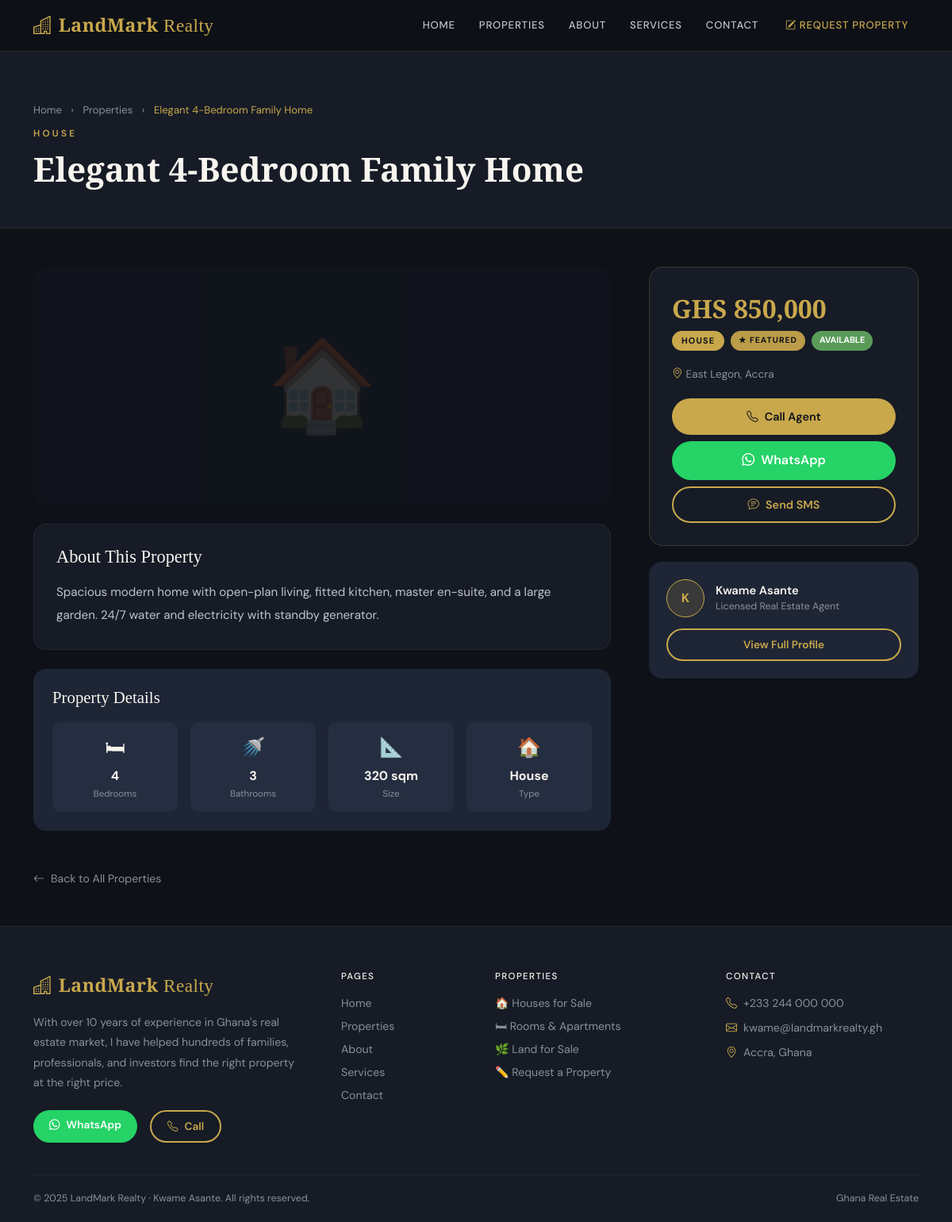
/property/1, run on the app's committed database.
### tables this page shows
CREATE TABLE listings (
            id          INTEGER PRIMARY KEY AUTOINCREMENT,
            type        TEXT    NOT NULL DEFAULT 'house',
            title       TEXT    NOT NULL,
            description TEXT,
            price       TEXT,
            location    TEXT,
            bedrooms    INTEGER,
            bathrooms   INTEGER,
            size        TEXT,
            status      TEXT    NOT NULL DEFAULT 'available',
            featured    INTEGER NOT NULL DEFAULT 0,
            created_at  TEXT    NOT NULL DEFAULT (datetime('now'))
        );

CREATE TABLE settings (
            key   TEXT PRIMARY KEY,
            value TEXT
        );

### app.py (the view)
@app.route('/property/<int:id>')
def property_detail(id):
    db = get_db()
    row = db.execute("SELECT * FROM listings WHERE id=?", (id,)).fetchone()
    if not row:
        return redirect(url_for('properties'))
    listing = listing_to_dict(row)
    return render_template('property_detail.html', listing=listing, agent=get_agent())

### templates/property_detail.html (shortened to what this page needs)
{% extends 'base.html' %}
{% block content %}
<div class="page-header">
  <div class="container">
    <nav style="color:var(--stone);font-size:0.82rem;margin-bottom:12px;">
      <a href="{{ url_for('index') }}" style="color:var(--stone);text-decoration:none;">Home</a>
      <span class="mx-2">›</span>
      <a href="{{ url_for('properties') }}" style="color:var(--stone);text-decoration:none;">Properties</a>
      <span class="mx-2">›</span>
      <span style="color:var(--gold);">{{ listing.title }}</span>
    </nav>
    <span class="eyebrow">{{ listing.type|capitalize }}</span>
    <h1 class="display-serif" style="font-size:clamp(1.8rem,3.5vw,2.8rem);">{{ listing.title }}</h1>
  </div>
</div>
<div class="container py-5">
  <div class="row g-5">
    <div class="col-lg-8">
      {% if listing.images %}
      <div class="gallery-main mb-3" id="g-main">
        <img id="g-img" src="{{ url_for('static', filename='uploads/' + listing.images[0]) }}" alt="{{ listing.title }}"/>
        {% if listing.images|length > 1 %}
        <button class="g-arrow g-prev" onclick="goPrev()" aria-label="Previous"><i class="bi bi-chevron-left"></i></button>
        <button class="g-arrow g-next" onclick="goNext()" aria-label="Next"><i class="bi bi-chevron-right"></i></button>
        <div class="g-counter" id="g-counter">1 / {{ listing.images|length }}</div>
        {% endif %}
      </div>
      {% if listing.images|length > 1 %}
      <div class="g-thumbs mb-4">
        {% for img in listing.images %}
        <div class="g-thumb {% if loop.first %}active{% endif %}" onclick="goTo({{ loop.index0 }})">
          <img src="{{ url_for('static', filename='uploads/' + img) }}" alt="Photo {{ loop.index }}"/>
        </div>
        {% endfor %}
      </div>
      {% endif %}
      {% else %}
      <div style="height:300px;background:var(--ink-700);border-radius:16px;display:flex;align-items:center;justify-content:center;font-size:7rem;opacity:0.15;margin-bottom:24px;">
        {{ {'house':'🏠','room':'🛏️','land':'🌿'}[listing.type] or '🏠' }}
      </div>
      {% endif %}
      <div style="background:var(--ink-800);border:1px solid rgba(255,255,255,0.06);border-radius:16px;padding:28px;margin-bottom:24px;">
        <h3 style="font-family:'Cormorant Garamond',serif;color:var(--cream);font-size:1.4rem;margin-bottom:16px;">About This Property</h3>
        <p style="color:var(--stone-light);line-height:1.9;font-size:0.95rem;margin:0;">{{ listing.description }}</p>
      </div>
      {% if listing.bedrooms or listing.bathrooms or listing.size %}
      <div style="background:var(--ink-700);border-radius:16px;padding:24px;">
        <h5 style="color:var(--cream);font-size:1rem;margin-bottom:18px;font-family:'Cormorant Garamond',serif;font-size:1.3rem;">Property Details</h5>
        <div class="row g-3">
          {% if listing.bedrooms  %}<div class="col-6 col-md-3"><div class="detail-box"><div class="detail-icon">🛏</div><div class="detail-val">{{ listing.bedrooms }}</div><div class="detail-lbl">Bedrooms</div></div></div>{% endif %}
          {% if listing.bathrooms %}<div class="col-6 col-md-3"><div class="detail-box"><div class="detail-icon">🚿</div><div class="detail-val">{{ listing.bathrooms }}</div><div class="detail-lbl">Bathrooms</div></div></div>{% endif %}
          {% if listing.size      %}<div class="col-6 col-md-3"><div class="detail-box"><div class="detail-icon">📐</div><div class="detail-val">{{ listing.size }}</div><div class="detail-lbl">Size</div></div></div>{% endif %}
          <div class="col-6 col-md-3"><div class="detail-box"><div class="detail-icon">{{ '🏠' if listing.type=='house' else ('🛏️' if listing.type=='room' else '🌿') }}</div><div class="detail-val">{{ listing.type|capitalize }}</div><div class="detail-lbl">Type</div></div></div>
        </div>
      </div>
      {% endif %}
    </div>
    <div class="col-lg-4">
      <div style="position:sticky;top:84px;">
        <div style="background:var(--ink-800);border:1px solid rgba(201,168,76,0.2);border-radius:18px;padding:28px;margin-bottom:20px;">
          <div style="font-family:'Cormorant Garamond',serif;color:var(--gold);font-size:2rem;font-weight:700;margin-bottom:4px;">{{ listing.price }}</div>
          <div style="display:flex;gap:8px;flex-wrap:wrap;margin-bottom:20px;">
            <span class="type-badge type-{{ listing.type }}" style="position:static;display:inline-block;">{{ listing.type|capitalize }}</span>
            {% if listing.featured %}<span class="featured-badge" style="position:static;display:inline-block;">★ Featured</span>{% endif %}
            <span style="background:{{ '#5A9B5A' if listing.status=='available' else '#555' }};color:#fff;padding:3px 10px;border-radius:100px;font-size:0.68rem;font-weight:700;text-transform:uppercase;">
              {{ 'Available' if listing.status=='available' else 'Let / Sold' }}
            </span>
          </div>
          <p style="color:var(--stone);font-size:0.85rem;margin-bottom:20px;"><i class="bi bi-geo-alt me-1" style="color:var(--gold);"></i>{{ listing.location }}</p>
          {% set wa_msg = "Hi, I'm interested in: " + listing.title + " (" + listing.price + ")" %}
          <div class="d-flex flex-column gap-2">
            <a href="tel:{{ agent.phone }}" class="btn-gold text-center w-100" style="padding:13px;">
              <i class="bi bi-telephone me-2"></i>Call Agent
            </a>
            <a href="https://wa.me/{{ agent.wa }}?text={{ wa_msg|urlencode }}" target="_blank" class="btn-wa text-center w-100" style="padding:13px;">
              <i class="bi bi-whatsapp me-2"></i>WhatsApp
            </a>
            <a href="sms:{{ agent.phone }}&body={{ wa_msg|urlencode }}" class="btn-outline-gold text-center w-100" style="padding:11px;">
              <i class="bi bi-chat-text me-2"></i>Send SMS
            </a>
          </div>
        </div>
        <div style="background:var(--ink-700);border-radius:16px;padding:22px;">
          <div style="display:flex;align-items:center;gap:14px;margin-bottom:14px;">
            <div style="width:48px;height:48px;border-radius:50%;background:rgba(201,168,76,0.15);border:1px solid var(--gold);display:flex;align-items:center;justify-content:center;color:var(--gold);font-weight:700;font-size:1rem;flex-shrink:0;">
              {{ agent.name[0] }}
            </div>
            <div>
              <div style="color:var(--cream);font-weight:600;font-size:0.92rem;">{{ agent.name }}</div>
              <div style="color:var(--stone);font-size:0.78rem;">Licensed Real Estate Agent</div>
            </div>
          </div>
          <a href="{{ url_for('contact') }}" class="btn-outline-gold w-100 text-center" style="padding:9px;font-size:0.85rem;">View Full Profile</a>
        </div>
      </div>
    </div>
  </div>
  <div class="mt-5">
    <a href="{{ url_for('properties') }}" style="color:var(--stone);font-size:0.88rem;text-decoration:none;">
      <i class="bi bi-arrow-left me-2"></i>Back to All Properties
    </a>
  </div>
</div>
{% endblock %}

### templates/base.html (shortened to what this page needs)
<!DOCTYPE html>
<html lang="en">
<head>
  <link href="https://cdn.jsdelivr.net/npm/bootstrap@5.3.2/dist/css/bootstrap.min.css" rel="stylesheet"/>
  <link href="https://cdn.jsdelivr.net/npm/bootstrap-icons@1.11.3/font/bootstrap-icons.min.css" rel="stylesheet"/>
  <link rel="stylesheet" href="{{ url_for('static', filename='css/style.css') }}"/>
</head>
<body>
<nav class="site-nav">
  <div class="container">
    <div class="d-flex align-items-center justify-content-between">
      <a href="{{ url_for('index') }}" class="nav-brand">
        <i class="bi bi-buildings me-2"></i>LandMark<span style="font-weight:400"> Realty</span>
      </a>
      <div class="d-none d-lg-flex align-items-center gap-1">
        <a href="{{ url_for('index') }}"      class="nav-link-item {% if request.endpoint=='index' %}active{% endif %}">Home</a>
        <a href="{{ url_for('properties') }}" class="nav-link-item {% if request.endpoint=='properties' %}active{% endif %}">Properties</a>
        <a href="{{ url_for('about') }}"      class="nav-link-item {% if request.endpoint=='about' %}active{% endif %}">About</a>
        <a href="{{ url_for('services') }}"   class="nav-link-item {% if request.endpoint=='services' %}active{% endif %}">Services</a>
        <a href="{{ url_for('contact') }}"    class="nav-link-item {% if request.endpoint=='contact' %}active{% endif %}">Contact</a>
        <a href="{{ url_for('property_request') }}" class="nav-link-item ms-1" style="color:var(--gold)!important;">
          <i class="bi bi-pencil-square me-1"></i>Request Property
        </a>
      </div>
    </div>
  </div>
</nav>
{% block content %}{% endblock %}
<footer class="site-footer">
  <div class="container">
    <div class="row g-5 mb-2">
      <div class="col-lg-4">
        <a href="{{ url_for('index') }}" class="nav-brand d-block mb-3" style="text-decoration:none;">
          <i class="bi bi-buildings me-2"></i>LandMark<span style="font-weight:400"> Realty</span>
        </a>
        <p style="color:var(--stone);font-size:0.88rem;line-height:1.8;margin-bottom:22px;">{{ agent.bio }}</p>
        <div class="d-flex gap-3 flex-wrap">
          <a href="https://wa.me/{{ agent.wa }}" target="_blank" class="btn-wa" style="padding:9px 20px;font-size:0.85rem;">
            <i class="bi bi-whatsapp me-2"></i>WhatsApp
          </a>
          <a href="tel:{{ agent.phone }}" class="btn-outline-gold" style="padding:9px 20px;font-size:0.85rem;">
            <i class="bi bi-telephone me-2"></i>Call
          </a>
        </div>
      </div>
      <div class="col-6 col-lg-2">
        <h6 class="footer-heading">Pages</h6>
        <a href="{{ url_for('index') }}"      class="footer-link">Home</a>
        <a href="{{ url_for('properties') }}" class="footer-link">Properties</a>
        <a href="{{ url_for('about') }}"      class="footer-link">About</a>
        <a href="{{ url_for('services') }}"   class="footer-link">Services</a>
        <a href="{{ url_for('contact') }}"    class="footer-link">Contact</a>
      </div>
      <div class="col-6 col-lg-3">
        <h6 class="footer-heading">Properties</h6>
        <a href="{{ url_for('properties') }}?type=house" class="footer-link">🏠 Houses for Sale</a>
        <a href="{{ url_for('properties') }}?type=room"  class="footer-link">🛏 Rooms &amp; Apartments</a>
        <a href="{{ url_for('properties') }}?type=land"  class="footer-link">🌿 Land for Sale</a>
        <a href="{{ url_for('property_request') }}"      class="footer-link">✏️ Request a Property</a>
      </div>
      <div class="col-lg-3">
        <h6 class="footer-heading">Contact</h6>
        <div class="footer-contact-item"><i class="bi bi-telephone" style="color:var(--gold);"></i>{{ agent.phone }}</div>
        <div class="footer-contact-item"><i class="bi bi-envelope"  style="color:var(--gold);"></i>{{ agent.email }}</div>
        <div class="footer-contact-item"><i class="bi bi-geo-alt"   style="color:var(--gold);"></i>Accra, Ghana</div>
      </div>
    </div>
    <div class="footer-bottom">
      <span>© {{ 2025 }} LandMark Realty · {{ agent.name }}. All rights reserved.</span>
      <span>Ghana Real Estate</span>
    </div>
  </div>
</footer>
</body>
</html>

### data on the page
listings: title "Elegant 4-Bedroom Family Home", type "HOUSE", type "🏠", description "Spacious modern home with open-plan living, fitted kitchen, master en-suite, and a large garden. 24/7 water and electricity with standby generator.", bedrooms "4", bathrooms "3", size "320 sqm", type "House", price "GHS 850,000", status "AVAILABLE", location "East Legon, Accra"
settings: value "K", name "Kwame Asante"
settings: bio "With over 10 years of experience in Ghana's real estate market, I have helped hundreds of families, professionals, and investors find the right property at the right price."
settings: phone "+233 244 000 000"
settings: email "kwame@landmarkrealty.gh"

### other printed values
{{ 2025 }} "2025"
